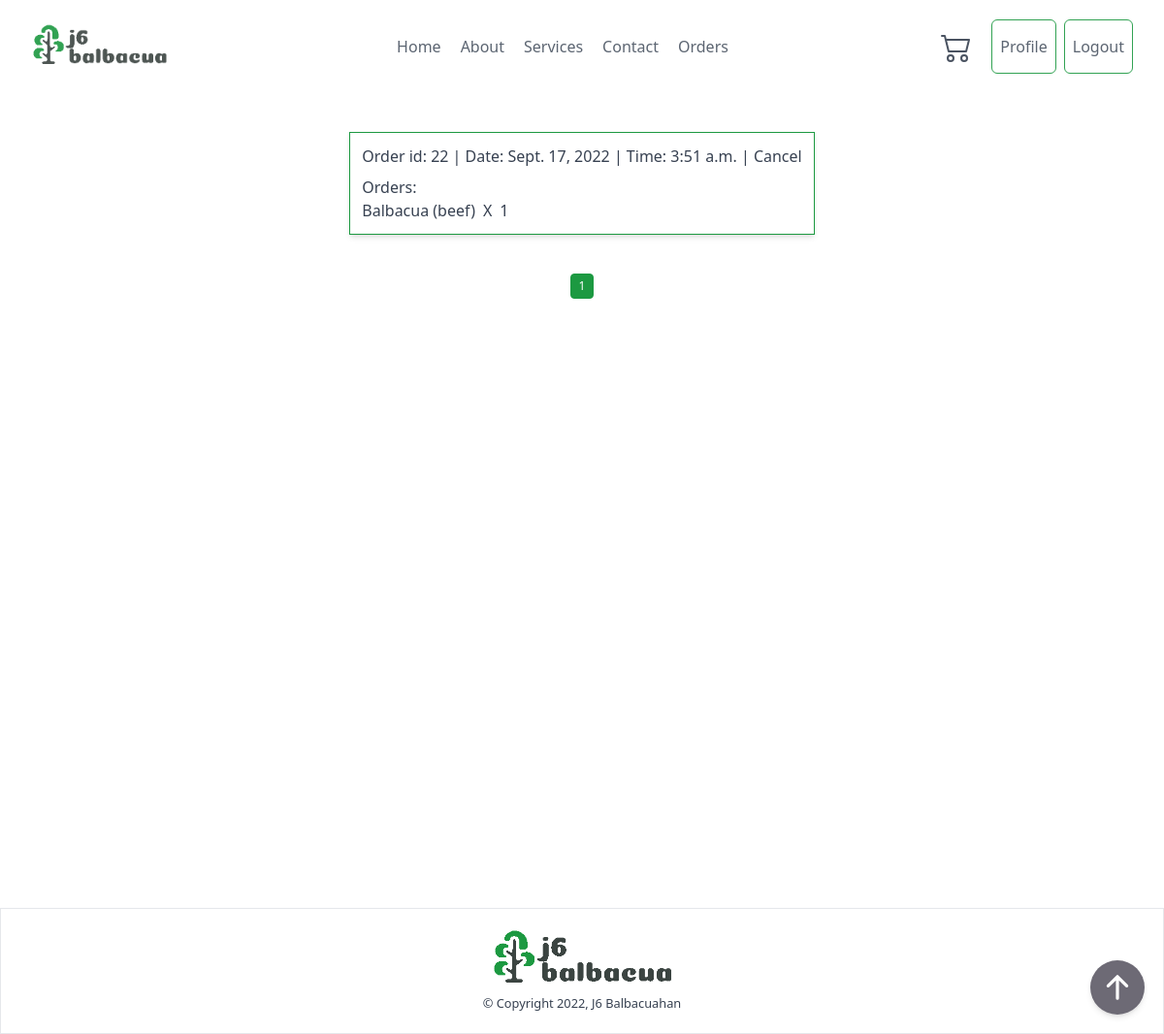
The app's page /order/list/ (signed in) with its own data.
### ordering/models.py (models this page shows, shortened)
class Order(models.Model):
    payment = [
        ('Gcash', 'Gcash'),
        ('COD', 'COD')
    ]
    order_status = [
        ('Cancel', 'Cancel'),
        ('Ongoing', 'Ongoing'),
        ('Recieved', 'Recieved')
    ]
    user = models.ForeignKey(User, related_name="user_order", on_delete=models.CASCADE)
    shipping_fee = models.PositiveIntegerField()
    total = models.PositiveIntegerField()
    payment_method = models.CharField(max_length=10, choices=payment)
    paid_status = models.CharField(max_length=10)
    order_status = models.CharField(max_length=20, choices=order_status, default="Ongoing")
    created_at = models.DateTimeField(auto_now_add=True)
    update_at = models.DateTimeField(auto_now=True)
    class Meta:
        ordering = ['created_at']

class OrderItems(models.Model):
    order = models.ForeignKey(Order, related_name="order", on_delete=models.CASCADE)
    food = models.ForeignKey(Food, related_name="food", on_delete=models.CASCADE)
    quantity = models.PositiveIntegerField()
    class Meta:
        verbose_name_plural = "categories"
    def __str__(self):
        return f"{self.food}"

class Food(models.Model):
    STATUS = [
        ('Best Seller', 'Best Seller'),
        ('Favorites', 'Favorites'),
        ('Special', 'Special'),
        ('Out Of Stock', 'Out Of Stock')
    ]
    name = models.CharField(max_length=255)
    price = models.PositiveIntegerField()
    status = models.CharField(
        max_length=50, choices=STATUS, default='Favorites')
    food_image = models.ImageField(
        upload_to='food_img/', null=True, blank=True)
    description = models.TextField(blank=True, null=True)
    created = models.DateTimeField(auto_now_add=True)
    updated = models.DateTimeField(auto_now=True)
    def __str__(self):
        return self.name

### ordering/views.py (the view)
# urls.py: path('order/list/', views.OrderListView.as_view(), name="order-list"),
class OrderListView(LoginRequiredMixin, ListView):
    template_name = "order_list.html"
    context_object_name = 'orders'
    paginate_by = 10
    def get_context_data(self,*args, **kwargs):
        context = super(OrderListView, self).get_context_data(*args,**kwargs)
        order_list = OrderItems.objects.all()
        if 'cart' in self.request.session:
            cart = self.request.session['cart']
        else:
            cart = []
        context['order_list'] = order_list
        context['cart'] = len(cart)
        return context
    def get_queryset(self):
       user = User.objects.get(pk=self.request.user.pk)
       return Order.objects.filter(user=user).order_by('-created_at')

### templates/order_list.html (shortened to what this page needs)
{% extends 'base.html' %}
{% block content %}
{% include 'components/header.html' %}
    <div class="container flex flex-col items-center min-h-screen py-10 mx-auto mb-10">
        <div id="order" class="flex flex-col gap-3">
        {% for order in orders %}
          <div class="p-3 text-gray-700 border shadow-md border-j6primary">
            <a href="{% url 'order-detail' order.pk %}" hx-boost="true">
                <div class="mb-2">Order id: {{order.id}} | Date: {{order.created_at.date}} | Time: {{order.created_at.time}} | {{ order.order_status}}</div>
            </a>
            <p>Orders:</p>
            {% for items in order_list %}
              {% if items.order.id == order.id %}
              <div class="flex gap-2">
                <p>{{items}}</p>
                <p>X</p>
                <p>{{items.quantity}}</p>
              </div>
              {% endif %}
            {% endfor %}
          </div>
        {% empty %}
            <div>You order is empty</div>
        {% endfor %}
        </div>
        <div class="flex items-start justify-center gap-2 mt-10 text-xs">
            {% for num in page_obj.paginator.page_range %}
            {% if page_obj.number == num %}
            <a
              class="px-2 py-1 text-center text-white border rounded bg-j6primary border-j6primary hover:bg-j6primary hover:text-white"
              href="?page={{ num }}"
            >
              {{num}}
            </a>
            {% endif %}
            {% endfor %}
          </div>
    </div>
{% include 'components/footer.html' %}
{% endblock content %}

### records on screen
Order: id "22", created_at "Sept. 17, 2022", created_at.time "3:51 a.m.", order_status "Cancel"
OrderItems: food.name "Balbacua (beef)", quantity "1"

### other values on screen
{{ num }} "1"
